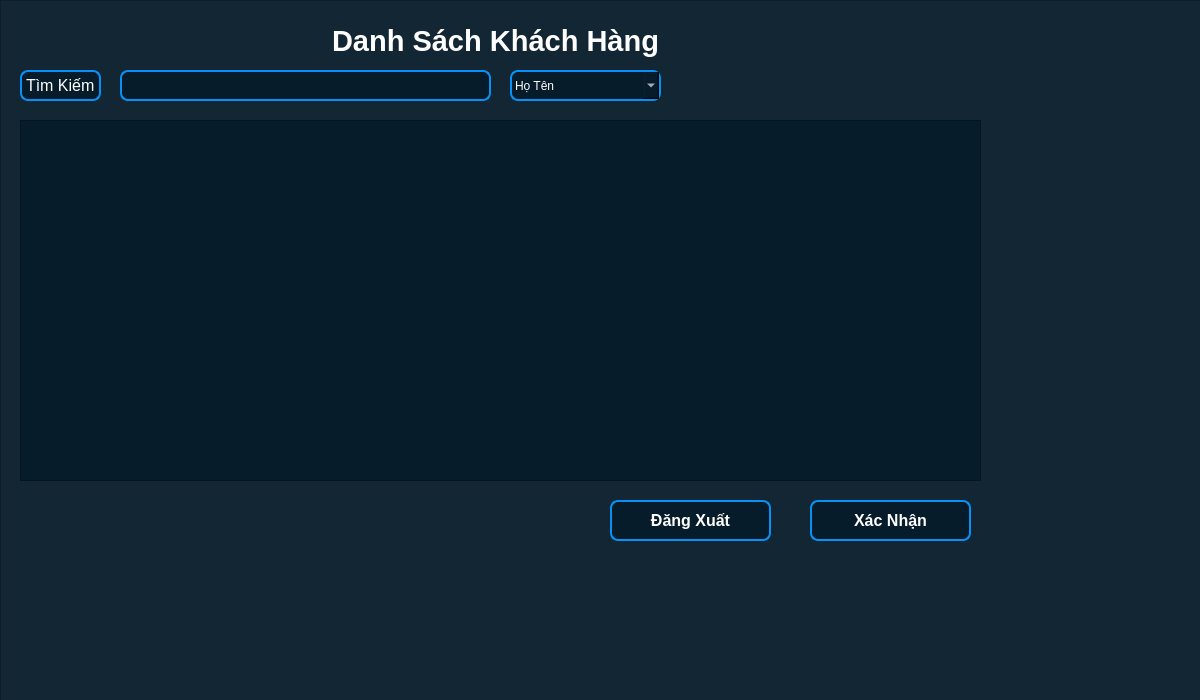
<?xml version="1.0" encoding="UTF-8"?>
<ui version="4.0">
 <class>MainWindow</class>
 <widget class="QMainWindow" name="MainWindow">
  <property name="geometry">
   <rect>
    <x>0</x>
    <y>0</y>
    <width>1200</width>
    <height>700</height>
   </rect>
  </property>
  <property name="windowTitle">
   <string>Chọn Khách Hàng</string>
  </property>
  <widget class="QWidget" name="centralwidget">
   <widget class="QLabel" name="label">
    <property name="geometry">
     <rect>
      <x>0</x>
      <y>20</y>
      <width>991</width>
      <height>41</height>
     </rect>
    </property>
    <property name="font">
     <font>
      <pointsize>22</pointsize>
      <bold>true</bold>
     </font>
    </property>
    <property name="styleSheet">
     <string notr="true">color:white;</string>
    </property>
    <property name="text">
     <string>Danh Sách Khách Hàng</string>
    </property>
    <property name="alignment">
     <set>Qt::AlignCenter</set>
    </property>
   </widget>
   <widget class="QLabel" name="label_2">
    <property name="geometry">
     <rect>
      <x>20</x>
      <y>70</y>
      <width>81</width>
      <height>31</height>
     </rect>
    </property>
    <property name="font">
     <font>
      <pointsize>12</pointsize>
     </font>
    </property>
    <property name="styleSheet">
     <string notr="true">background-color: rgb(7, 28, 42);
border: 2px solid rgb(7, 144, 245);   /* Blue border */
border-radius: 8px;
color:white;</string>
    </property>
    <property name="text">
     <string>Tìm Kiếm :</string>
    </property>
   </widget>
   <widget class="QTextEdit" name="txtSearch">
    <property name="geometry">
     <rect>
      <x>120</x>
      <y>70</y>
      <width>371</width>
      <height>31</height>
     </rect>
    </property>
    <property name="styleSheet">
     <string notr="true">background-color: rgb(7, 28, 42);
border: 2px solid rgb(7, 144, 245);   /* Blue border */
border-radius: 8px;
color:white;</string>
    </property>
   </widget>
   <widget class="QComboBox" name="cbTypeSearch">
    <property name="geometry">
     <rect>
      <x>510</x>
      <y>70</y>
      <width>151</width>
      <height>31</height>
     </rect>
    </property>
    <property name="styleSheet">
     <string notr="true">background-color: rgb(7, 28, 42);
border: 2px solid rgb(7, 144, 245);   /* Blue border */
border-radius: 8px;
color:white;</string>
    </property>
    <item>
     <property name="text">
      <string>Họ Tên</string>
     </property>
    </item>
    <item>
     <property name="text">
      <string>Địa Chỉ</string>
     </property>
    </item>
    <item>
     <property name="text">
      <string>Số Điện Thoại</string>
     </property>
    </item>
    <item>
     <property name="text">
      <string>Mã KH</string>
     </property>
    </item>
    <item>
     <property name="text">
      <string>Email</string>
     </property>
    </item>
   </widget>
   <widget class="QTableWidget" name="tbDanhSachKhachHang">
    <property name="geometry">
     <rect>
      <x>20</x>
      <y>120</y>
      <width>961</width>
      <height>361</height>
     </rect>
    </property>
    <property name="styleSheet">
     <string notr="true">QTableWidget {
    background-color: rgb(7, 28, 42);     /* cell background */
    color: white;                  /* text color */
    gridline-color: #dcdcdc;         /* grid line color */
    font-size: 14px;
}

QTableWidget::item:selected {
    background-color: #85c1e9;       /* selected row background */
    color: white;                    /* selected text color */
}
QHeaderView::section {
    background-color: rgb(25, 47, 63);
    color: white;
    font-weight: bold;
}

QScrollBar:horizontal {
    background: rgb(0, 0, 0);
    height: 10px;
    margin: 0px;
}

QScrollBar::handle:horizontal {
    background: #3498db;
    min-width: 20px;
    border-radius: 5px;
}

QScrollBar::add-line:horizontal,
QScrollBar::sub-line:horizontal {
    background: none;
    width: 0px;
}
</string>
    </property>
   </widget>
   <widget class="QPushButton" name="btnSubmit">
    <property name="geometry">
     <rect>
      <x>810</x>
      <y>500</y>
      <width>161</width>
      <height>41</height>
     </rect>
    </property>
    <property name="font">
     <font>
      <pointsize>12</pointsize>
      <bold>true</bold>
     </font>
    </property>
    <property name="styleSheet">
     <string notr="true">background-color: rgb(7, 28, 42);
border: 2px solid rgb(7, 144, 245);   /* Blue border */
border-radius: 8px;
color:white;</string>
    </property>
    <property name="text">
     <string>Xác Nhận</string>
    </property>
   </widget>
   <widget class="QPushButton" name="btnClose">
    <property name="geometry">
     <rect>
      <x>610</x>
      <y>500</y>
      <width>161</width>
      <height>41</height>
     </rect>
    </property>
    <property name="font">
     <font>
      <pointsize>12</pointsize>
      <bold>true</bold>
     </font>
    </property>
    <property name="styleSheet">
     <string notr="true">background-color: rgb(7, 28, 42);
border: 2px solid rgb(7, 144, 245);   /* Blue border */
border-radius: 8px;
color:white;</string>
    </property>
    <property name="text">
     <string>Đăng Xuất</string>
    </property>
   </widget>
   <widget class="QFrame" name="frame">
    <property name="geometry">
     <rect>
      <x>0</x>
      <y>0</y>
      <width>1201</width>
      <height>701</height>
     </rect>
    </property>
    <property name="styleSheet">
     <string notr="true">background-color: rgb(18, 38, 52);</string>
    </property>
    <property name="frameShape">
     <enum>QFrame::StyledPanel</enum>
    </property>
    <property name="frameShadow">
     <enum>QFrame::Raised</enum>
    </property>
   </widget>
   <zorder>frame</zorder>
   <zorder>label</zorder>
   <zorder>label_2</zorder>
   <zorder>txtSearch</zorder>
   <zorder>cbTypeSearch</zorder>
   <zorder>tbDanhSachKhachHang</zorder>
   <zorder>btnSubmit</zorder>
   <zorder>btnClose</zorder>
  </widget>
 </widget>
 <resources/>
 <connections/>
</ui>
